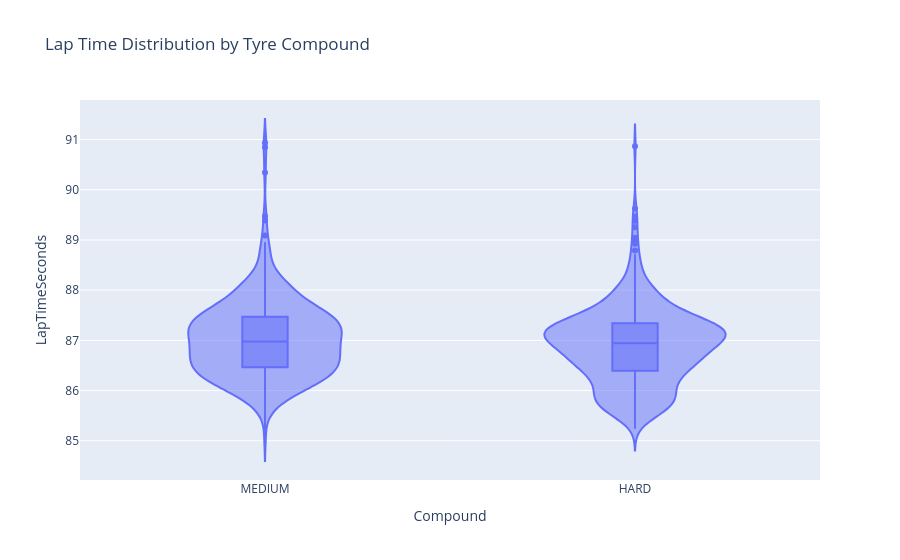

Notebook code for this chart:
### Code cell
fig_3 = px.violin(clean_laps,
                  x= 'Compound',
                  y= 'LapTimeSeconds',
                  box= True ,
                  title= 'Lap Time Distribution by Tyre Compound')
fig_3.show()

### Figure 1 — Plotly figure (JSON) as saved in the notebook; plotly's stock layout.template omitted (floating-point values rounded to 4 significant figures; data arrays with more than 128 entries replaced by an {"elided": "..."} marker saying what was removed)
{"data": [{"alignmentgroup": "True", "box": {"visible": true}, "hovertemplate": "Compound=%{x}<br>LapTimeSeconds=%{y}<extra></extra>", "legendgroup": "", "marker": {"color": "#636efa"}, "name": "", "offsetgroup": "", "orientation": "v", "scalegroup": "True", "showlegend": false, "type": "violin", "x": {"elided": "879 str values"}, "x0": " ", "xaxis": "x", "y": {"elided": "879 float values"}, "y0": " ", "yaxis": "y"}], "layout": {"legend": {"tracegroupgap": 0}, "title": {"text": "Lap Time Distribution by Tyre Compound"}, "violinmode": "group", "xaxis": {"anchor": "y", "domain": [0, 1], "title": {"text": "Compound"}}, "yaxis": {"anchor": "x", "domain": [0, 1], "title": {"text": "LapTimeSeconds"}}}}
